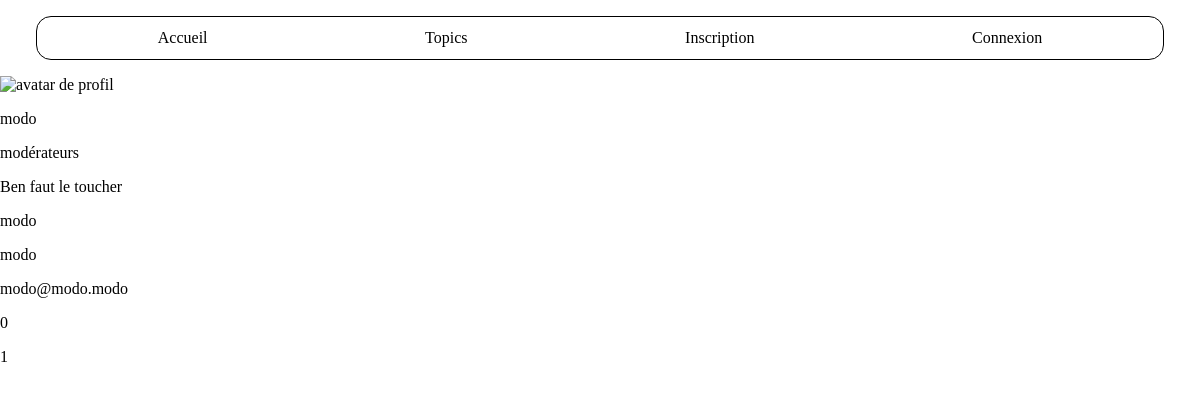
The page /membre.php?id_posteur=2 on the database as committed earlier.
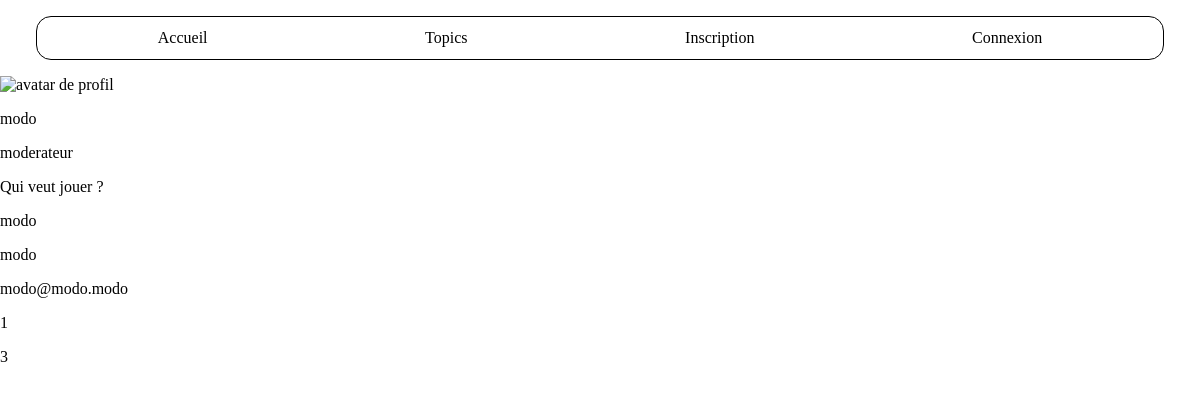
The same page on the database as committed later.
### tables this page shows
CREATE TABLE IF NOT EXISTS `utilisateurs` (
  `id` int(11) NOT NULL AUTO_INCREMENT,
  `login` varchar(80) NOT NULL,
  `mdp` varchar(80) NOT NULL,
  `nom` varchar(255) NOT NULL,
  `prenom` varchar(255) NOT NULL,
  `mail` varchar(255) NOT NULL,
  `avatar` varchar(255) DEFAULT NULL,
  `id_confidentialite` int(11) NOT NULL DEFAULT 2,
  PRIMARY KEY (`id`)
);

CREATE TABLE IF NOT EXISTS `confidentialite` (
  `id` int(11) NOT NULL AUTO_INCREMENT,
  `rang` varchar(60) NOT NULL,
  PRIMARY KEY (`id`)
);

CREATE TABLE IF NOT EXISTS `messages` (
  `id` int(11) NOT NULL AUTO_INCREMENT,
  `id_conversation` int(11) NOT NULL,
  `id_utilisateur` int(11) NOT NULL,
  `message` varchar(255) NOT NULL,
  `date` datetime DEFAULT current_timestamp(),
  PRIMARY KEY (`id`),
  KEY `id_conversation` (`id_conversation`)
);

### include/php_membre.php (called while the page is built, shortened)
<?php
    $bdd = connexionbdd();
    if (isset($_GET['id_posteur']) && !empty($_GET['id_posteur']))
    {
        $id_posteur = $_GET['id_posteur'];
        $profil = "SELECT * FROM utilisateurs WHERE id = '$id_posteur' ";
        $profil_query = mysqli_query($bdd, $profil);
        $info_profil = mysqli_fetch_all($profil_query, MYSQLI_ASSOC);
        $rang_log = "SELECT * FROM confidentialite INNER JOIN utilisateurs ON utilisateurs.id_confidentialite = confidentialite.id WHERE utilisateurs.id = '$id_posteur' ";
        $rang_query = mysqli_query($bdd, $rang_log);
        $rang = mysqli_fetch_all($rang_query, MYSQLI_ASSOC);
        $mess_info = "SELECT * FROM messages WHERE id_utilisateur = '$id_posteur' ORDER BY date DESC";
        $mess_info_query = mysqli_query($bdd, $mess_info);
        $mess = mysqli_fetch_all($mess_info_query, MYSQLI_ASSOC);
        $number = "SELECT COUNT(*) FROM conversations WHERE id_utilisateur = '$id_posteur' ";
        $number_query = mysqli_query($bdd, $number);
        $nb_conv = mysqli_fetch_all($number_query, MYSQLI_ASSOC);
        $nombre = "SELECT COUNT(*) FROM messages WHERE id_utilisateur = '$id_posteur' ";
        $nombre_query = mysqli_query($bdd, $nombre);
        $nb_msg = mysqli_fetch_all($nombre_query, MYSQLI_ASSOC);
    }
?>

### membre.php (the view, shortened to what this page needs)
<!DOCTYPE html>
<html lang="fr">
<head>
    <link rel="stylesheet" href="css/style.css">
</head>
<body>
    <header>
        <?php include 'include/header.php'; ?>
    </header>
    <main id="membre">
        <?php include 'include/php_membre.php'; ?>
        <section id="ligne">
            <section id="colonne">
                <section id="avatar_log">
                    <img id="avatar" src="<?php echo $info_profil[0]['avatar'];?>" alt="avatar de profil" width="45vw" height="45vh">
                    <section id="log_rang">
                        <p id="log">
                            <?php echo $info_profil[0]['login']; ?>
                        </p>
                        <p id="rang">
                            <?php echo $rang[0]['rang']; ?>
                        </p>
                    </section>
                </section>
                <section id="last_mess">
                    <p id="last-msg">
                        <?php echo $mess[0]['message']; ?>
                    </p>
                </section>
            </section>
            <section id="perso">
                <p id="nom">
                    <?php echo $info_profil[0]['nom'] ; ?>
                </p>
                <p id="prenom">
                    <?php echo $info_profil[0]['prenom']; ?>
                </p>
                <p id="mail">
                    <?php echo $info_profil[0]['mail']; ?>
                </p>
                <p id="nb_conv">
                    <?php echo  $nb_conv[0]['COUNT(*)'] ; ?>
                </p>
                <p id="nb_mess">
                    <?php echo $nb_msg[0]['COUNT(*)']; ?>
                </p>
            </section>
        </section>
    </main>
</body>
</html>

Rows that differ between the two databases and show on the page:
no longer on this page (row edited): messages: message "Ben faut le toucher"
changed through a linked row, utilisateurs "modo": id_confidentialite.rang "modérateurs" → "moderateur"
added messages: message "Qui veut jouer ?"
Other text that changed with them:
$nb_conv[0]['COUNT(*)']: "0" → "1"
$nb_msg[0]['COUNT(*)']: "1" → "3"
